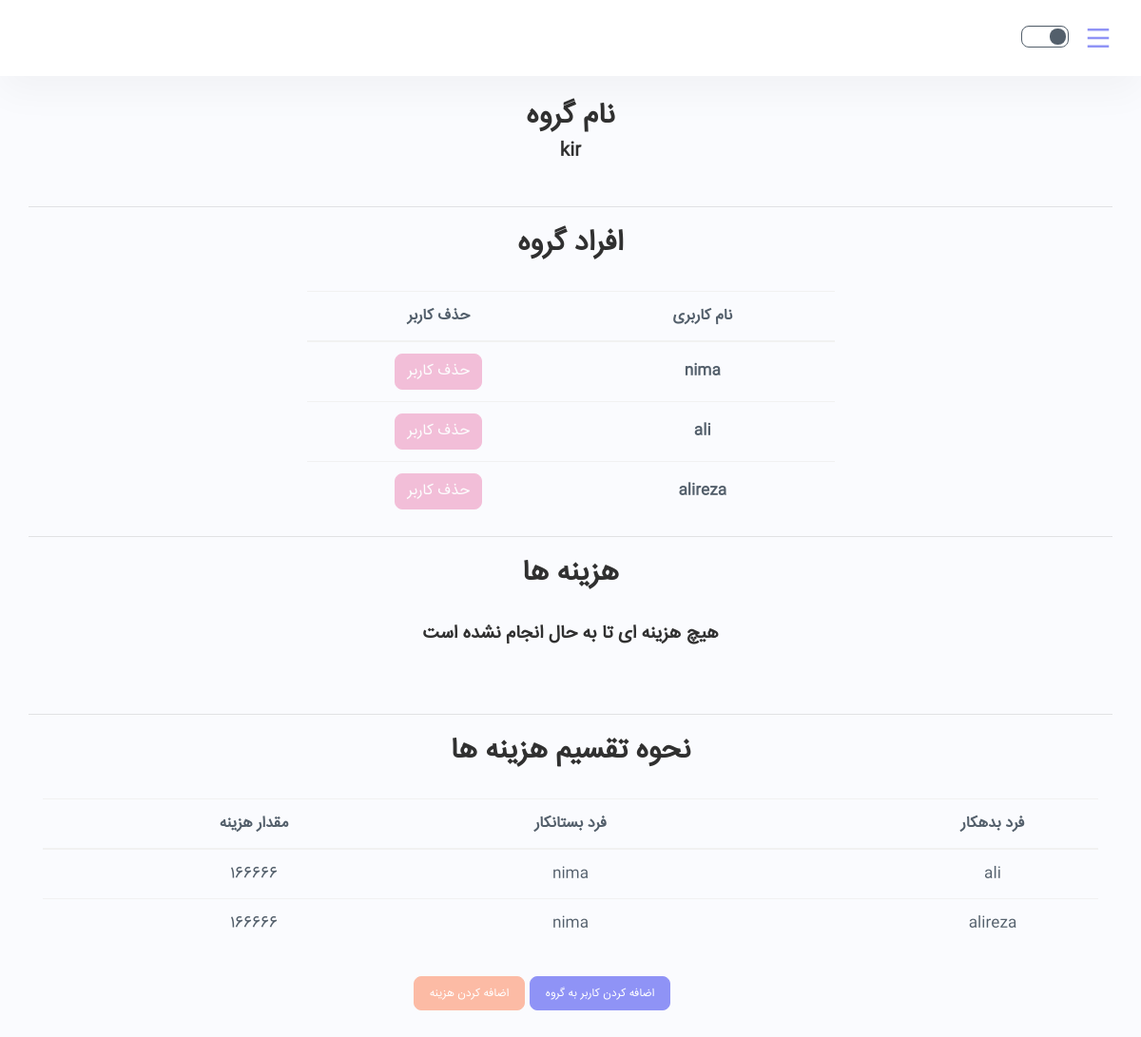
/groups-admin/545FOSUWS4/ (signed in), run on the app's committed database.
### DongLand/models.py (models this page shows, shortened)
class Bunch(models.Model):
    users = models.ManyToManyField(User, null=False, blank=False, related_name="%(class)s_members")
    name = models.CharField(max_length=150, unique=False, blank=False, null=False)
    creator = models.ForeignKey(User, on_delete=models.CASCADE, null=False, blank=False,
                                related_name='%(class)s_creator')
    token_str = models.CharField(max_length=10, default=''.join(
        random.choice(string.ascii_uppercase + string.digits) for _ in range(10)))

class User(AbstractUser):
    phone_number = models.CharField(max_length=100)
    address = models.CharField(max_length=200)

### DongLand/views.py (the view)
# urls.py: path('groups-admin/<group_name>/', views.group_details_admin, name='group_details_admin'),
@login_required(login_url='login_page')
def group_details_admin(request, group_name):
    list(messages.get_messages(request))
    current_user = request.user
    if not current_user.is_staff:
        return HttpResponse("no access")
    group = Bunch.objects.get(token_str=group_name)
    group_users = list(group.users.all())
    expenses = list(Expense.objects.filter(bunch=group))
    amounts = []
    has_access = True
    if not has_access:
        return render(request, "bad_access.html")
    for expense in expenses:
        pay = list(Pay.objects.filter(expense=expense, payer=current_user))
        if len(pay) != 0:
            amounts.append(int(pay[0].amount))
    num_of_users = len(list(group.users.all()))
    graph = [[0 for i in range(num_of_users)] for j in range(num_of_users)]
    expenses = list(Expense.objects.filter(bunch=group))
    for i in range(len(group_users)):
        print(group_users[i].username)
    for expense in expenses:
        for i in range(len(group_users)):
            pay = list(Pay.objects.filter(expense=expense, payer=group_users[i]))
            main_payer = expense.main_payer
            index_of_main_payer = None
            if main_payer.username == group_users[i].username:
                continue
            for j in range(len(group_users)):
                if main_payer.username == group_users[j].username:
                    index_of_main_payer = j
                    break
            if len(pay) != 0:
                amount = pay[0].amount
                graph[i][index_of_main_payer] += int(amount)
    print(graph)
    result = (minCashFlow(graph))
    result = np.array(result)
    rows, cols = np.where(result != 0)
    print(result)
    debtors = []
    creditors = []
    amount_of_debt = []
    for i in range(len(rows)):
        debtors.append(group_users[rows[i]])
        creditors.append(group_users[cols[i]])
        amount_of_debt.append(int(result[rows[i]][cols[i]]))
    is_admin = False
    if group.creator.username == current_user.username:
        is_admin = True
    else:
        is_admin = False
    context = {"group_users": group_users,
               "group": group,
               "token": group_name,
               "amounts_and_expenses": list(zip(expenses, amounts)),
               "debtor_and_creditor": list(zip(debtors, creditors, amount_of_debt)),
               "is_admin": is_admin,
               "admin": group.creator}
    return render(request, "group_details_admin.html", context)

### Utils/Algorithms/split_algorithm.py (called while the page is built)
def getMin(arr, N):
    minInd = 0
    for i in range(1, N):
        if (arr[i] < arr[minInd]):
            minInd = i
    return minInd

def getMax(arr, N):
    maxInd = 0
    for i in range(1, N):
        if (arr[i] > arr[maxInd]):
            maxInd = i
    return maxInd

def minOf2(x, y):
    return x if x < y else y

def minCashFlowRec(amount, N, final_graph):
    mxCredit = getMax(amount, N)
    mxDebit = getMin(amount, N)
    if (amount[mxCredit] == 0 and amount[mxDebit] == 0):
        return 0
    min = minOf2(-amount[mxDebit], amount[mxCredit])
    amount[mxCredit] -= min
    amount[mxDebit] += min
    final_graph[mxDebit][mxCredit] = min
    minCashFlowRec(amount, N, final_graph)

def minCashFlow(graph):
    N = len(graph)
    final_graph = [[0 for i in range(N)] for j in range(N)]
    amount = [0 for i in range(N)]
    for p in range(N):
        for i in range(N):
            amount[p] += (graph[i][p] - graph[p][i])
    minCashFlowRec(amount, N, final_graph)
    return final_graph

### templates/group_details_admin.html (shortened to what this page needs)
{% extends "admin_base.html" %}
{% load static %}
{% block content %}
    <div style="text-align:center">
        <div>
            <h2>
                نام گروه
            </h2>
            <h5>
                {{ group.name }}
            </h5>
        </div>
        <br>
        <hr>
        <div>
            <h2>
                افراد گروه
            </h2>
        </div>
        <br>
        <div class="container">
            <table class="table" style="margin:auto; width:50%">
                <thead>
                <tr>
                    <th scope="col" class="text-center" style="width: 50%">نام کاربری</th>
                    <th scope="col" class="text-center" style="width: 50%">حذف کاربر</th>
                </tr>
                </thead>
                <tbody>
                {% for user in group_users %}
                    <tr>
                        <th scope="row" class="text-center">{{ user.username }}</th>
                        <td class="text-center">
                            <a class="btn btn-danger text-center {% if not is_admin or user == admin %} disabled {% endif %}"
                               href="{% url 'remove_user' token user.username %}">حذف
                                کاربر</a>
                        </td>
                    </tr>
                {% endfor %}
                </tbody>
            </table>
        </div>
        <hr>
        <div>
            <h2>
                هزینه ها
            </h2>
        </div>
        <br>
        {% if amounts_and_expenses|length == 0 %}
            <h5>هیچ هزینه ای تا به حال انجام نشده است</h5>
        {% endif %}
        <br>
        <br>
        <hr>
        <div>
            <h2>
                نحوه تقسیم هزینه ها
            </h2>
        </div>
        <br>
        {% if debtor_and_creditor|length == 0 %}
            <h5>هیچ هزینه ای تا به حال انجام نشده است</h5>
        {% else %}
            <div class="container">
                <table class="table">
                    <thead>
                    <tr>
                        <th scope="col" class="text-center" style="width: 20%">فرد بدهکار</th>
                        <th scope="col" class="text-center" style="width: 20%"></th>
                        <th scope="col" class="text-center" style="width: 20%">فرد بستانکار</th>
                        <th scope="col" class="text-center" style="width: 40%">مقدار هزینه</th>
                    </tr>
                    </thead>
                    <tbody>
                    {% for debtor,creditor,amount in debtor_and_creditor %}
                        <tr>
                            <td class="text-center">{{ debtor.username }}</td>
                            <td class="text-center"><i class="fa fa-arrow-left" aria-hidden="true"></i></td>
                            <td class="text-center">{{ creditor.username }}</td>
                            <td class="text-center">{{ amount }}</td>
                        </tr>
                    {% endfor %}
                    </tbody>
                </table>
            </div>
        {% endif %}
        <div class="input-group justify-content-center" style="margin: 30px">
            <div class="input-group-btn">
                <a type="button" class="btn btn-primary btn-lg" href="{% url 'add_users' group.token_str %}">اضافه کردن
                    کاربر به گروه</a>
                <a type="button" class="btn btn-info btn-lg" href="{% url 'select_pay_method' token %}">اضافه کردن
                    هزینه</a>
            </div>
        </div>
    </div>
{% endblock %}

### data on the page
Bunch: name "kir"
User: username "nima"
User: username "ali", username "nima", amount "166666"
User: username "alireza", username "nima", amount "166666"
